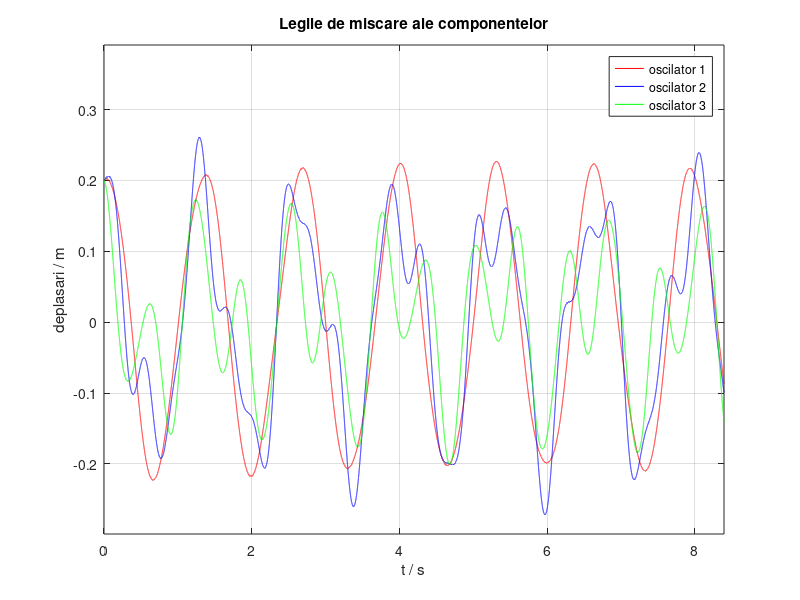
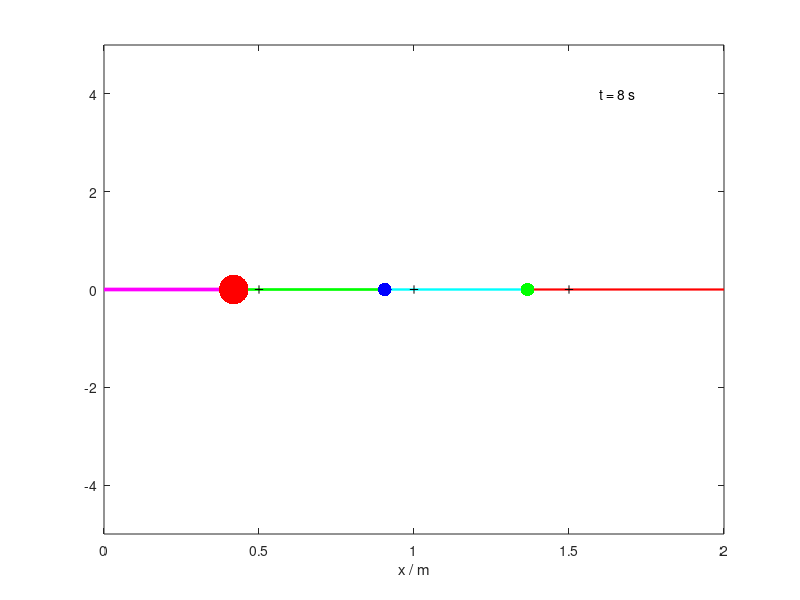

Reproduce these figures in MATLAB, in order.
% Oscilator elastic dublu

clear; close all; clc;

% Selectori:

LM=1; % afisarea legilor de miscare eta(t) - 1

TR=1; % dinamica in timp real - 1

% Parametrii fizici ai sistemului:

m1=0.5; m2=0.05;m3=0.1; % kg; masele corpurilor

ka=10; kb=7; kc=5;kd =8; % N/m; constantele elastice ale resorturilor

La=0.5; Lb=0.5; Lc=0.5;Ld=0.5; % m; lungimile resorturilor nedeformate

% Deplasari si viteze initiale:

eta10=0.2; eta20=0.2;eta30=0.2;% m

v10=0.13; v20=0.13;v30=-0.13; % m/s

% Pulsatii caracteristice sistemului:

omega11=sqrt((ka+kb)/m1); omega12=sqrt(kb/m1);

omega21=sqrt(kb/m2); omega22=sqrt((kb+kc)/m2);

% Perioade caracteristice:

T11=2*pi/omega11; T12=2*pi/omega12; T21=2*pi/omega21; T22=2*pi/omega22;

Tmax=max([T11,T12,T21,T22]); % "timp" caracteristic sistemului

ti=0; tf=5*Tmax; N=100000; t=linspace(ti,tf,N); dt=t(2)-t(1); % timp discret

eta1=zeros(1,N); eta2=eta1;eta3=eta1; % prealocare deplasari

v1=zeros(1,N); v2=v1;v3=v1; % prealocare viteze

% Valori de start:

eta1(1)=eta10; eta2(1)=eta20;eta3(1)=eta30; % deplasari initiale - valori de start pas 1

eta1(2)=eta10+v10*dt; eta2(2)=eta20+v20*dt;eta3(2)=eta30+v30*dt; % deplasari la t=dt - valori de start pas 2

v1(1)=v10; v2(1)=v20;v3(1)=v30; % viteze de start

for i=2:N-1

    % Recurente de ordinul II (vezi Curs 3):

    eta1(i+1)=2*eta1(i)-eta1(i-1)-dt^2*(ka/m1*eta1(i)+kb/m1*(eta1(i)-eta2(i)));

    eta2(i+1)=2*eta2(i)-eta2(i-1)-dt^2*(kc/m2*(eta2(i)-eta3(i))-kb/m2*(eta1(i)-eta2(i)));

    eta3(i+1)=2*eta3(i)-eta3(i-1)-dt^2*(kd/m3*eta3(i)-kc/m3*(eta2(i)-eta3(i)));

    v1(i)=(eta1(i+1)-eta1(i))/dt;

    v2(i)=(eta2(i+1)-eta2(i))/dt;

    v3(i)=(eta3(i+1)-eta3(i))/dt;

end

v1(N)=v1(N-1); v2(N)=v2(N-1);v3(N)=v3(N-1);

T1=1/2*m1*v1.^2; T2=1/2*m2*v2.^2; T3=1/2*m2*v3.^2;

T=T1+T2+T3; % energia cinetica

Ua=1/2*ka*eta1.^2; Ub=1/2*kb*(eta2-eta1).^2; Uc=1/2*kc*(eta3-eta2-eta1).^2; Ud=1/2*kd*eta3.^2;

U=Ua+Ub+Uc+Ud; % energia elastica

H=T+U; % hamiltoniana sistemului (energia totala)

if LM==1 % afisarea legilor de miscare

    figure(1);

    eta1min=min(eta1); eta2min=min(eta2); eta3min=min(eta3); etamin=min([eta1min,eta2min,eta3min]);

    eta1max=max(eta1); eta2max=max(eta2); eta3max=max(eta3); etamax=max([eta1max,eta2max,eta3max]);

    plot(t,eta1,'-r',t,eta2,'-b',t,eta3,'-g');

    xlabel('t / s'); ylabel('deplasari / m');

    grid; legend('oscilator 1','oscilator 2', 'oscilator 3');

    title('Legile de miscare ale componentelor');

    axis([ti tf 1.1*etamin 1.5*etamax]); % [xmin xmax ymin ymax]

end

xs=0; x1=La+eta1; x2=La+Lb+eta2; x3=La+Lb+Lc+eta3; xd=La+Lb+Lc+Ld; % coordonate x

% Grosimile resorturilor nedeformate (acelasi material):

ga=sqrt(ka*La); gb=sqrt(kb*Lb); gc=sqrt(kc*Lc); gd=sqrt(kd*Ld);

% Grosimile resorturilor deformate (vectori linie):

ga=ga*La./(La+eta1); gb=gb*La./(La+eta2-eta1); gc=gc*La./(La+eta3-eta2); gd=gd*La./(La-eta3);

coef=80; % controleaza dimensiunea grafica a corpurilor

rg1=coef*m1^(1/3); rg2=coef*m2^(1/3); rg3=coef*m2^(1/3); % raze grafice

figure(2); % Simularea dinamica a oscilatiilor

tic; simt=0; % porneste cronometrul si initializeaza timpul simularii

while simt<=tf % ciclul grafic

    hold off; % sterge grafica anterioara

    j=abs(t-simt)==min(abs(t-simt)); % cauta cel mai apropiat t de simt

    plot([xs x1(j)],[0 0],'-m','LineWidth',ga(j)); hold on; % resort stanga (a)

    plot([x1(j) x2(j)],[0 0],'-g','LineWidth',gb(j)); % resort median (b)

    plot([x2(j) x3(j)],[0 0],'-c','LineWidth',gc(j)); % resort dreapta (c)

    plot([x3(j) xd],[0 0],'-r','LineWidth',gd(j));

    plot(x1(j),0,'.r','MarkerSize',rg1); % oscilator 1

    plot(x2(j),0,'.b','MarkerSize',rg2); % oscilator 2

    plot(x3(j),0,'.g','MarkerSize',rg3);

    plot(La,0,'+k',La+Lb,0,'+k',La+Lb+Lc,0,'+k'); % pozitiile de echilibru

    xlabel('x / m');

    axis([xs xd -5 5]);

    if TR==1 % in timp real

        simt=toc; % actualizeaza timpul simularii cu ceasul sistemului

        text(0.8*xd,4,['t = ',num2str(round(t(j))),' s']);

    else

        simt=simt+1e-2; % incrementeaza timpul simularii

        text(0.1*xd,4.0,['t = ',num2str(round(t(j)*10)),' ds']);

        text(0.8*xd,4.0,['T = ',num2str(round(T(j)*1e3)),' mJ']);

        text(0.8*xd,3.5,['U = ',num2str(round(U(j)*1e3)),' mJ']);

        text(0.8*xd,3.0,['H = ',num2str(round(H(j)*1e3)),' mJ']);

        text(x1(j),1.0,['T1 = ',num2str(round(T1(j)*1e3)),' mJ'],'Color','r');

        text(x2(j),-1.0,['T2 = ',num2str(round(T2(j)*1e3)),' mJ'],'Color','b');

        text(0.1*xd,-2,['Ua = ',num2str(round(Ua(j)*1e3)),' mJ'],'Color','m');

        text(0.4*xd,-2,['Ub = ',num2str(round(Ub(j)*1e3)),' mJ'],'Color','g');

        text(0.75*xd,-2,['Uc = ',num2str(round(Uc(j)*1e3)),' mJ'],'Color','c');

    end

    pause(1e-6)

end
